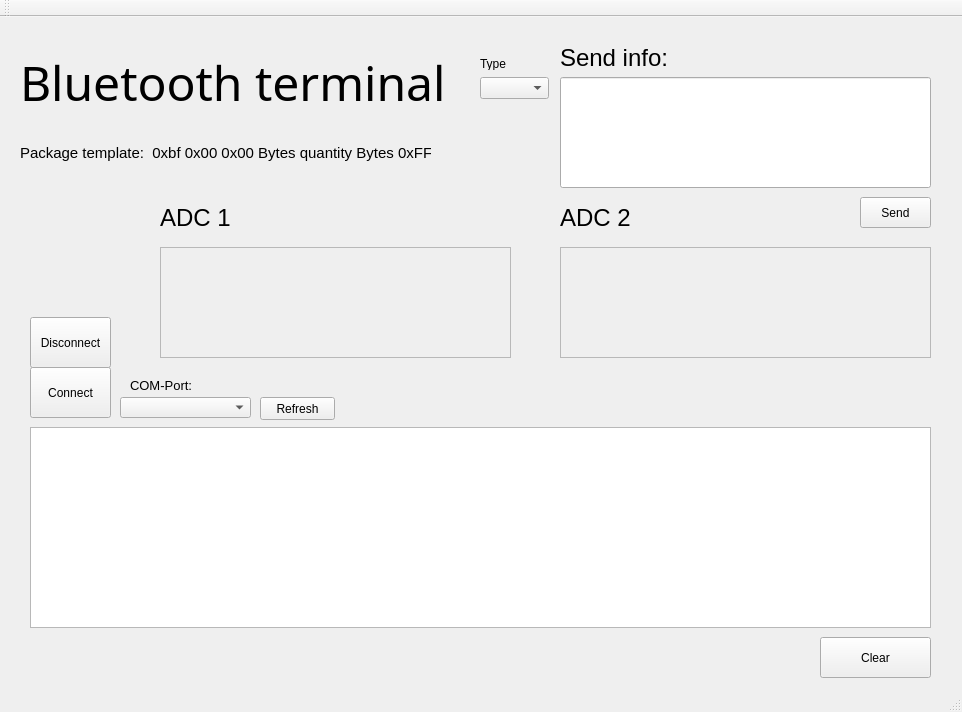
<?xml version="1.0" encoding="UTF-8"?>
<ui version="4.0">
 <class>MainWindow</class>
 <widget class="QMainWindow" name="MainWindow">
  <property name="geometry">
   <rect>
    <x>0</x>
    <y>0</y>
    <width>962</width>
    <height>712</height>
   </rect>
  </property>
  <property name="windowTitle">
   <string>MainWindow</string>
  </property>
  <widget class="QWidget" name="centralWidget">
   <widget class="QPushButton" name="pushButton">
    <property name="geometry">
     <rect>
      <x>860</x>
      <y>180</y>
      <width>71</width>
      <height>31</height>
     </rect>
    </property>
    <property name="text">
     <string>Send</string>
    </property>
   </widget>
   <widget class="QLabel" name="label_10">
    <property name="geometry">
     <rect>
      <x>160</x>
      <y>230</y>
      <width>351</width>
      <height>111</height>
     </rect>
    </property>
    <property name="font">
     <font>
      <pointsize>36</pointsize>
     </font>
    </property>
    <property name="autoFillBackground">
     <bool>false</bool>
    </property>
    <property name="frameShape">
     <enum>QFrame::StyledPanel</enum>
    </property>
    <property name="text">
     <string/>
    </property>
   </widget>
   <widget class="QLabel" name="label_11">
    <property name="geometry">
     <rect>
      <x>560</x>
      <y>230</y>
      <width>371</width>
      <height>111</height>
     </rect>
    </property>
    <property name="font">
     <font>
      <pointsize>36</pointsize>
     </font>
    </property>
    <property name="frameShape">
     <enum>QFrame::StyledPanel</enum>
    </property>
    <property name="frameShadow">
     <enum>QFrame::Plain</enum>
    </property>
    <property name="text">
     <string/>
    </property>
   </widget>
   <widget class="QTextBrowser" name="textBrowser">
    <property name="geometry">
     <rect>
      <x>30</x>
      <y>410</y>
      <width>901</width>
      <height>201</height>
     </rect>
    </property>
    <property name="font">
     <font>
      <pointsize>18</pointsize>
     </font>
    </property>
    <property name="cursor" stdset="0">
     <cursorShape>CrossCursor</cursorShape>
    </property>
   </widget>
   <widget class="QComboBox" name="comboBox">
    <property name="geometry">
     <rect>
      <x>120</x>
      <y>380</y>
      <width>131</width>
      <height>21</height>
     </rect>
    </property>
   </widget>
   <widget class="QLabel" name="label_2">
    <property name="geometry">
     <rect>
      <x>130</x>
      <y>360</y>
      <width>111</width>
      <height>16</height>
     </rect>
    </property>
    <property name="font">
     <font>
      <pointsize>10</pointsize>
      <weight>50</weight>
      <bold>false</bold>
     </font>
    </property>
    <property name="text">
     <string>COM-Port:</string>
    </property>
   </widget>
   <widget class="QPushButton" name="pushButton_2">
    <property name="geometry">
     <rect>
      <x>30</x>
      <y>350</y>
      <width>81</width>
      <height>51</height>
     </rect>
    </property>
    <property name="text">
     <string>Connect</string>
    </property>
   </widget>
   <widget class="QLabel" name="label_9">
    <property name="geometry">
     <rect>
      <x>560</x>
      <y>190</y>
      <width>81</width>
      <height>21</height>
     </rect>
    </property>
    <property name="font">
     <font>
      <pointsize>18</pointsize>
      <weight>50</weight>
      <bold>false</bold>
     </font>
    </property>
    <property name="text">
     <string>ADC 2</string>
    </property>
   </widget>
   <widget class="QLabel" name="label_12">
    <property name="geometry">
     <rect>
      <x>560</x>
      <y>30</y>
      <width>181</width>
      <height>21</height>
     </rect>
    </property>
    <property name="font">
     <font>
      <pointsize>18</pointsize>
      <weight>50</weight>
      <bold>false</bold>
     </font>
    </property>
    <property name="text">
     <string>Send info:</string>
    </property>
   </widget>
   <widget class="QLabel" name="label">
    <property name="geometry">
     <rect>
      <x>20</x>
      <y>0</y>
      <width>441</width>
      <height>131</height>
     </rect>
    </property>
    <property name="font">
     <font>
      <family>TechnicBold</family>
      <pointsize>36</pointsize>
     </font>
    </property>
    <property name="text">
     <string>Bluetooth terminal </string>
    </property>
   </widget>
   <widget class="QLineEdit" name="lineEdit_2">
    <property name="geometry">
     <rect>
      <x>560</x>
      <y>60</y>
      <width>371</width>
      <height>111</height>
     </rect>
    </property>
   </widget>
   <widget class="QPushButton" name="pushButton_5">
    <property name="geometry">
     <rect>
      <x>820</x>
      <y>620</y>
      <width>111</width>
      <height>41</height>
     </rect>
    </property>
    <property name="text">
     <string>Clear</string>
    </property>
   </widget>
   <widget class="QLabel" name="label_8">
    <property name="geometry">
     <rect>
      <x>160</x>
      <y>190</y>
      <width>71</width>
      <height>21</height>
     </rect>
    </property>
    <property name="font">
     <font>
      <pointsize>18</pointsize>
      <weight>50</weight>
      <bold>false</bold>
     </font>
    </property>
    <property name="text">
     <string>ADC 1</string>
    </property>
   </widget>
   <widget class="QPushButton" name="pushButton_3">
    <property name="geometry">
     <rect>
      <x>30</x>
      <y>300</y>
      <width>81</width>
      <height>51</height>
     </rect>
    </property>
    <property name="text">
     <string>Disconnect</string>
    </property>
   </widget>
   <widget class="QLabel" name="label_3">
    <property name="geometry">
     <rect>
      <x>20</x>
      <y>110</y>
      <width>411</width>
      <height>51</height>
     </rect>
    </property>
    <property name="font">
     <font>
      <pointsize>11</pointsize>
     </font>
    </property>
    <property name="text">
     <string>Package template:  0xbf 0x00 0x00 Bytes quantity Bytes 0xFF</string>
    </property>
   </widget>
   <widget class="QComboBox" name="comboBox_2">
    <property name="geometry">
     <rect>
      <x>480</x>
      <y>60</y>
      <width>69</width>
      <height>22</height>
     </rect>
    </property>
   </widget>
   <widget class="QPushButton" name="pushButton_4">
    <property name="geometry">
     <rect>
      <x>260</x>
      <y>380</y>
      <width>75</width>
      <height>23</height>
     </rect>
    </property>
    <property name="text">
     <string>Refresh</string>
    </property>
   </widget>
   <widget class="QLabel" name="label_4">
    <property name="geometry">
     <rect>
      <x>480</x>
      <y>40</y>
      <width>47</width>
      <height>13</height>
     </rect>
    </property>
    <property name="text">
     <string>Type</string>
    </property>
   </widget>
  </widget>
  <widget class="QMenuBar" name="menuBar">
   <property name="geometry">
    <rect>
     <x>0</x>
     <y>0</y>
     <width>962</width>
     <height>21</height>
    </rect>
   </property>
  </widget>
  <widget class="QToolBar" name="mainToolBar">
   <attribute name="toolBarArea">
    <enum>TopToolBarArea</enum>
   </attribute>
   <attribute name="toolBarBreak">
    <bool>false</bool>
   </attribute>
  </widget>
  <widget class="QStatusBar" name="statusBar"/>
 </widget>
 <layoutdefault spacing="6" margin="11"/>
 <resources/>
 <connections/>
</ui>
